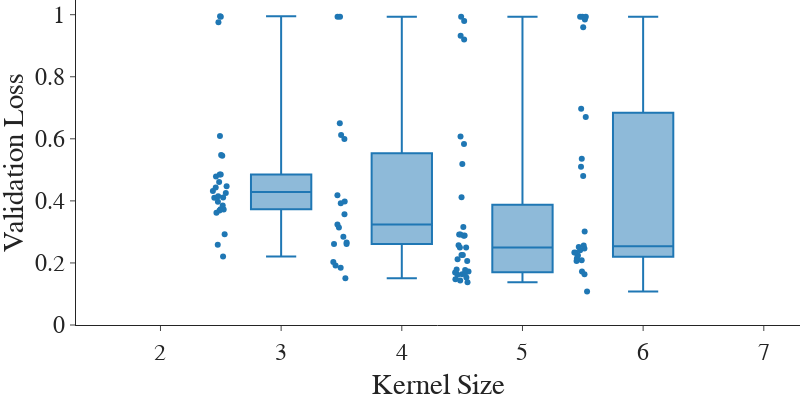

Notebook code cell kept with this figure:
### Code cell
# px.scatter(data, x="Kernel Size", y="Val Loss", color="Epoch")
figL = go.Figure()
figL.add_trace(go.Box(y=data['Val Loss'], x=data['Kernel Size'], boxpoints=False, jitter=0, pointpos=0, name='Validation Loss'))
figL.update_layout(title='Validation Loss vs. Kernel Size', xaxis_title='Kernel Size', yaxis_title='Validation Loss')

figR = px.strip(data, x='Kernel Size', y='Val Loss', title='Validation Loss vs. Kernel Size')
figR.update_traces(marker=dict(size=10), selector=dict(mode='markers'))
figR.update_layout(title='Validation Loss vs. Kernel Size', xaxis_title='Kernel Size', yaxis_title='Validation Loss')
for i in range(len(figR.data)):
    figR.data[i].x = figR.data[i].x - 0.5

fig = go.Figure(data=figL.data + figR.data, layout=go.Layout(
    boxgap=0,
    boxgroupgap=0,
    violingap=0,

    # title='Validation Loss vs. Kernel Size',
    xaxis_title='Kernel Size',
    yaxis_title='Validation Loss',
    template='simple_white',
    font_size=18,
    margin=dict(
        l=0,
        r=0,
        b=0,
        t=0,
        # pad=4
    )
))
fig.update_yaxes(rangemode="tozero", showline=True, showgrid=False, zeroline=False)
fig.update_xaxes(range=[1.3, 7.3], showline=True)
fig.update_layout(showlegend=False)

# Add shapes
# fig.add_shape(type='line', x0=0.5, y0=0, x1=0.5, y1=0.2, line=dict(color='black', width=1, dash='dash'))
# fig.add_shape(type='line', x0=1.5, y0=0, x1=1.5, y1=0.2, line=dict(color='black', width=1, dash='dash'))
# fig.add_shape(type='line', x0=2.5, y0=0, x1=2.5, y1=0.2, line=dict(color='black', width=1, dash='dash'))

fig.update_layout(width=800, height=400)
fig.update_layout(font = dict(family = "serif", size = 24))

# only show integer x ticks
fig.update_xaxes(tick0=0, dtick=1)
dir = "/home/jakob/Bachelorarbeit/GNNDensityGradientsThesis/figures/"
fig.write_image(dir + "search3_kernel_sizes.pdf", width=900, height=500, scale=4)
fig.show()

### Figure 1 — Plotly figure (JSON) as saved in the notebook; plotly's stock layout.template omitted (floating-point values rounded to 4 significant figures)
{"data": [{"boxpoints": false, "jitter": 0, "name": "Validation Loss", "pointpos": 0, "type": "box", "x": [6, 5, 5, 5, 4, 5, 5, 5, 6, 5, 5, 5, 6, 5, 5, 4, 4, 4, 6, 5, 6, 5, 6, 3, 6, 5, 5, 6, 6, 6, 6, 5, 5, 6, 6, 5, 3, 4, 4, 4, 4, 5, 5, 5, 5, 3, 6, 4, 5, 4, 4, 3, 3, 3, 3, 3, 4, 3, 4, 3, 3, 5, 3, 4, 3, 3, 3, 3, 3, 3, 6, 3, 3, 6, 5, 6, 3, 3, 5, 4, 5, 3, 4, 4, 6, 6, 5, 5, 6, 3, 5, 6, 3, 4, 6, 4, 6, 6, 5, 3], "y": [0.1083, 0.1377, 0.1437, 0.1472, 0.1505, 0.153, 0.1622, 0.1634, 0.1636, 0.1683, 0.1691, 0.1725, 0.1726, 0.1775, 0.1786, 0.1842, 0.1916, 0.2027, 0.206, 0.2064, 0.209, 0.2117, 0.2152, 0.2208, 0.2241, 0.2253, 0.2258, 0.2331, 0.2335, 0.2413, 0.2468, 0.2497, 0.25, 0.2512, 0.2564, 0.2566, 0.259, 0.2609, 0.2614, 0.2656, 0.2844, 0.2877, 0.2882, 0.2913, 0.2915, 0.2928, 0.301, 0.3145, 0.3158, 0.3239, 0.3567, 0.3614, 0.3689, 0.3723, 0.3728, 0.3853, 0.3926, 0.3972, 0.3977, 0.4099, 0.4105, 0.4119, 0.4151, 0.418, 0.4254, 0.4322, 0.4428, 0.4471, 0.4608, 0.4785, 0.4801, 0.485, 0.4852, 0.5097, 0.5191, 0.5361, 0.5454, 0.5477, 0.5831, 0.5991, 0.6071, 0.6091, 0.612, 0.6499, 0.6705, 0.6967, 0.9202, 0.9324, 0.9591, 0.9757, 0.9797, 0.9846, 0.9934, 0.9935, 0.9937, 0.9937, 0.9937, 0.9937, 0.9937, 0.995]}, {"alignmentgroup": "True", "boxpoints": "all", "fillcolor": "rgba(255,255,255,0)", "hoveron": "points", "hovertemplate": "Kernel Size=%{x}<br>Val Loss=%{y}<extra></extra>", "legendgroup": "", "line": {"color": "rgba(255,255,255,0)"}, "marker": {"color": "#1F77B4"}, "name": "", "offsetgroup": "", "orientation": "v", "pointpos": 0, "showlegend": false, "type": "box", "x": [5.5, 4.5, 4.5, 4.5, 3.5, 4.5, 4.5, 4.5, 5.5, 4.5, 4.5, 4.5, 5.5, 4.5, 4.5, 3.5, 3.5, 3.5, 5.5, 4.5, 5.5, 4.5, 5.5, 2.5, 5.5, 4.5, 4.5, 5.5, 5.5, 5.5, 5.5, 4.5, 4.5, 5.5, 5.5, 4.5, 2.5, 3.5, 3.5, 3.5, 3.5, 4.5, 4.5, 4.5, 4.5, 2.5, 5.5, 3.5, 4.5, 3.5, 3.5, 2.5, 2.5, 2.5, 2.5, 2.5, 3.5, 2.5, 3.5, 2.5, 2.5, 4.5, 2.5, 3.5, 2.5, 2.5, 2.5, 2.5, 2.5, 2.5, 5.5, 2.5, 2.5, 5.5, 4.5, 5.5, 2.5, 2.5, 4.5, 3.5, 4.5, 2.5, 3.5, 3.5, 5.5, 5.5, 4.5, 4.5, 5.5, 2.5, 4.5, 5.5, 2.5, 3.5, 5.5, 3.5, 5.5, 5.5, 4.5, 2.5], "x0": " ", "xaxis": "x", "y": [0.1083, 0.1377, 0.1437, 0.1472, 0.1505, 0.153, 0.1622, 0.1634, 0.1636, 0.1683, 0.1691, 0.1725, 0.1726, 0.1775, 0.1786, 0.1842, 0.1916, 0.2027, 0.206, 0.2064, 0.209, 0.2117, 0.2152, 0.2208, 0.2241, 0.2253, 0.2258, 0.2331, 0.2335, 0.2413, 0.2468, 0.2497, 0.25, 0.2512, 0.2564, 0.2566, 0.259, 0.2609, 0.2614, 0.2656, 0.2844, 0.2877, 0.2882, 0.2913, 0.2915, 0.2928, 0.301, 0.3145, 0.3158, 0.3239, 0.3567, 0.3614, 0.3689, 0.3723, 0.3728, 0.3853, 0.3926, 0.3972, 0.3977, 0.4099, 0.4105, 0.4119, 0.4151, 0.418, 0.4254, 0.4322, 0.4428, 0.4471, 0.4608, 0.4785, 0.4801, 0.485, 0.4852, 0.5097, 0.5191, 0.5361, 0.5454, 0.5477, 0.5831, 0.5991, 0.6071, 0.6091, 0.612, 0.6499, 0.6705, 0.6967, 0.9202, 0.9324, 0.9591, 0.9757, 0.9797, 0.9846, 0.9934, 0.9935, 0.9937, 0.9937, 0.9937, 0.9937, 0.9937, 0.995], "y0": " ", "yaxis": "y"}], "layout": {"boxgap": 0, "boxgroupgap": 0, "font": {"family": "serif", "size": 24}, "height": 400, "margin": {"b": 0, "l": 0, "r": 0, "t": 0}, "showlegend": false, "violingap": 0, "width": 800, "xaxis": {"dtick": 1, "range": [1.3, 7.3], "showline": true, "tick0": 0, "title": {"text": "Kernel Size"}}, "yaxis": {"rangemode": "tozero", "showgrid": false, "showline": true, "title": {"text": "Validation Loss"}, "zeroline": false}}}
